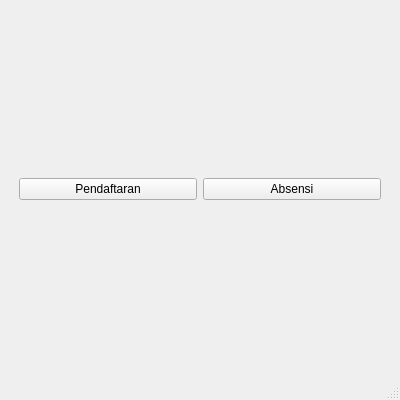
<?xml version="1.0" encoding="UTF-8"?>
<ui version="4.0">
 <class>MainWindow</class>
 <widget class="QMainWindow" name="MainWindow">
  <property name="geometry">
   <rect>
    <x>0</x>
    <y>0</y>
    <width>400</width>
    <height>400</height>
   </rect>
  </property>
  <property name="windowTitle">
   <string>Attendance App</string>
  </property>
  <widget class="QWidget" name="centralwidget">
   <layout class="QGridLayout" name="gridLayout_2">
    <item row="0" column="0">
     <layout class="QGridLayout" name="gridLayout">
      <property name="leftMargin">
       <number>10</number>
      </property>
      <property name="topMargin">
       <number>0</number>
      </property>
      <property name="rightMargin">
       <number>10</number>
      </property>
      <item row="0" column="0">
       <widget class="QPushButton" name="btnDaftar">
        <property name="baseSize">
         <size>
          <width>0</width>
          <height>0</height>
         </size>
        </property>
        <property name="text">
         <string>Pendaftaran</string>
        </property>
       </widget>
      </item>
      <item row="0" column="1">
       <widget class="QPushButton" name="btnAbsen">
        <property name="text">
         <string>Absensi</string>
        </property>
       </widget>
      </item>
     </layout>
    </item>
   </layout>
  </widget>
  <widget class="QStatusBar" name="statusbar"/>
 </widget>
 <resources/>
 <connections/>
</ui>
